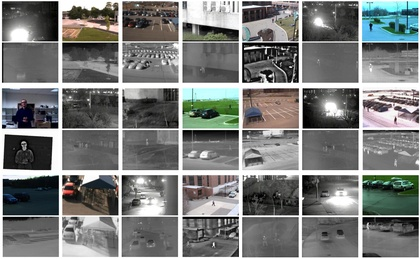
%> input picture dataset.jpg, 420 x 259 px, shrunk from 3088 x 1906 before the run
$ octave --eval "result = RollingGuidanceFilter_Guided(imread('../../dataset.jpg'));"   (GNU Octave 9; MATLAB toolbox functions it lacks are replaced by stand-ins)
%> lines starting %> are read from the running program, lines starting %| are printed output that depends on the picture
### methods/VSMWLS/gaussFilter.m
function output=gaussFilter(I,sigma)
%> called with sigma = 3

output = I.*0;
%> output: size 259x420x3 uint8; every value is 0
window=double(uint8(3*sigma)*2+1);%窗口大小一半为3*sigma
H=fspecial('gaussian', window, sigma);%fspecial('gaussian', hsize, sigma)产生滤波模板
%为了不出现黑边，使用参数'replicate'（输入图像的外部边界通过复制内部边界的值来扩展）

for c=1:size(I,3)
    output(:,:,c)=imfilter(I(:,:,c),H,'replicate');
end
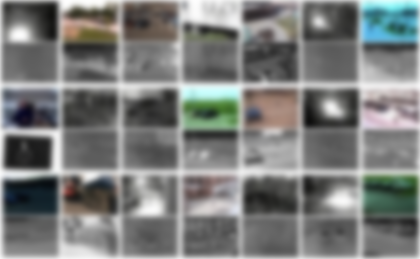
%> output: size 259x420x3 uint8; mean R, G, B 123.1, 125.1, 123.6

end

### methods/VSMWLS/RollingGuidanceFilter_Guided.m
%
%   Rolling Guidance Filter
%
%   res = RollingGuidanceFilter(I,sigma_s,sigma_r,iteration) filters image
%   "I" by removing its small structures. The borderline between "small"
%   and "large" is determined by the parameter sigma_s. The sigma_r is
%   fixed to 0.1. The filter is an iteration process. "iteration" is used
%   to control the number of iterations.
%
%   Paras:
%   @I         : input image, DOUBLE image, any # of channels
%   @sigma_s   : spatial sigma (default 3.0). Controlling the spatial
%                weight of bilateral filter and also the filtering scale of
%                rolling guidance filter.
%   @sigma_r   : range sigma (default 0.1). Controlling the range weight of
%                bilateral filter.
%   @iteration : the iteration number of rolling guidance (default 4).
%
%
%   Example
%   ==========
%   I = im2double(imread('image.png'));
%   res = RollingGuidanceFilter(I,3,0.05,4);
%   figure, imshow(res);
%
%
%   Note
%   ==========
%   This implementation filters multi-channel/color image by separating its
%   channels, so the result of this implementation will be different with
%   that in the corresponding paper. To generate the results in the paper,
%   please refer to our executable file or C++ implementation on our
%   website.
%
%   ==========
%   The Code is created based on the method described in the following paper:
%   [1] "Rolling Guidance Filter", Qi Zhang, Li Xu, Jiaya Jia, European
%        Conference on Computer Vision (ECCV), 2014
%
%   The code and the algorithm are for non-comercial use only.
%
%
%   Author: Qi Zhang (zhangqi@cse.cuhk.edu.hk)
%   Date  : 08/14/2014
%   Version : 1.0
%   Copyright 2014, The Chinese University of Hong Kong.
%

function res = RollingGuidanceFilter_Guided(I,sigma_s,sigma_r,iteration)

if ~exist('iteration','var')
    iteration = 4;
end

if ~exist('sigma_s','var')
    sigma_s = 3;
end

if ~exist('sigma_r','var')
    sigma_r = 0.1;
end

res = gaussFilter(I,sigma_s);

for i=1:iteration
    for c=1:size(I,3)
        G = res(:,:,c);
        res(:,:,c) = guidedfilter(G,I(:,:,c),sigma_s,sigma_r^2);
    end
end
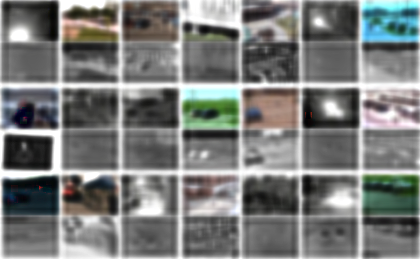
%> res: size 259x420x3 uint8; mean R, G, B 121.9, 123.9, 122.4

end

$ run again, on fusion-fight.jpg
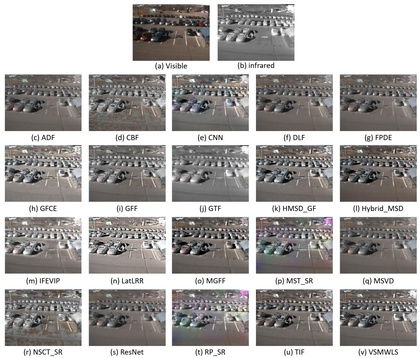
%> input picture fusion-fight.jpg, 420 x 358 px, shrunk from 2586 x 2202 before the run
%> after the loop in gaussFilter, `for c=1:size(I,3)`:
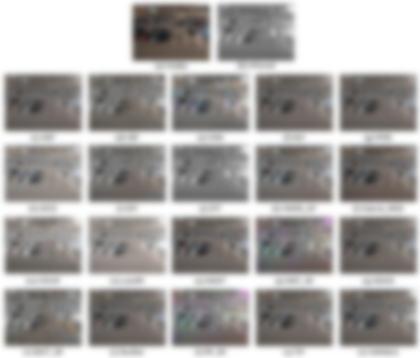
%> output: size 358x420x3 uint8; mean R, G, B 164.4, 161.6, 159.9
%> after the loop in RollingGuidanceFilter_Guided, `for i=1:iteration`:
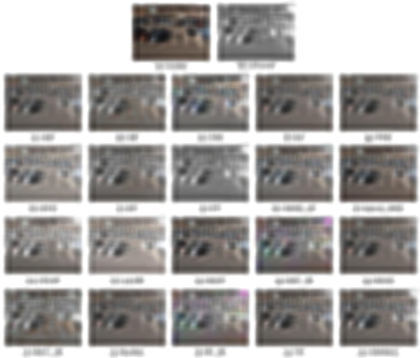
%> res: size 358x420x3 uint8; mean R, G, B 164, 161.2, 159.5
